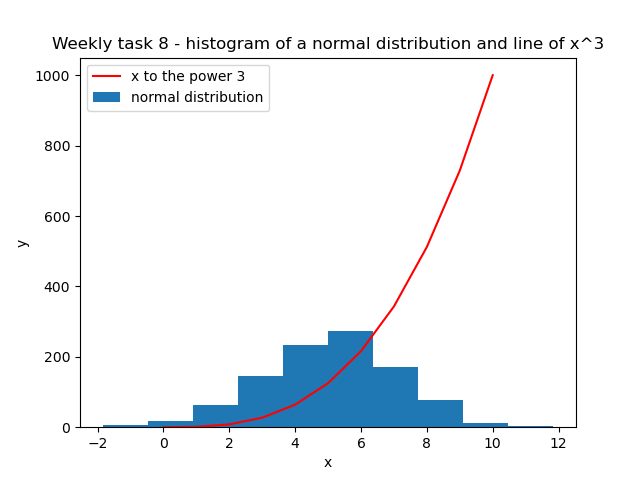

Source code (Python):
# Creates a histogram of a 1000 values with a mean of 5 and standard deviation of 2, 
# and a plot of the function  h(x)=x ** 3 in the range [0, 10], 
# on one set of axes.

# Author = Kirstin Barnett

import numpy as np
import matplotlib.pyplot as plt

# Histogram
hist_mean = 5
hist_st_dev = 2
number_of_values = 1000

normal_data = np.random.normal(loc = hist_mean, scale = hist_st_dev, size = number_of_values)

plt.hist (normal_data)

# Power
min = 0
max = 11

xpoints = np.array(range(min,max))
ypoints = xpoints ** 3

plt.plot(xpoints, ypoints, color = 'r')

# Plot
plt.title("Weekly task 8 - histogram of a normal distribution and line of x^3")
plt.xlabel("x")
plt.ylabel("y")
plt.legend(["x to the power 3", "normal distribution",])
plt.show()
